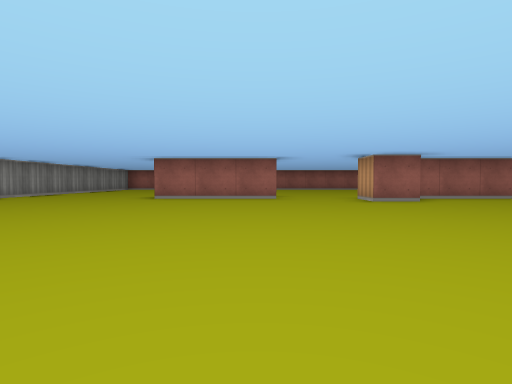
view 1 (above)

14 first-person views from a walk through a cub3D maze. The camera is about half as high as the walls, tilts 2° down and sees 80° across. The floor is counted in squares. Each view is taken from the middle of a square. On the plan, view 1 faces up. The plan holds only what a view shows up to about 9 squares ahead; the rest is blank. The place goes on beyond the plan.

view 2
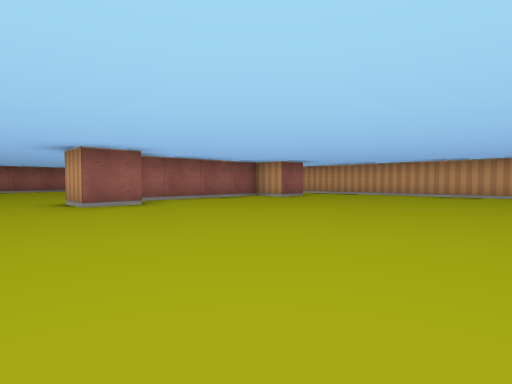

view 3
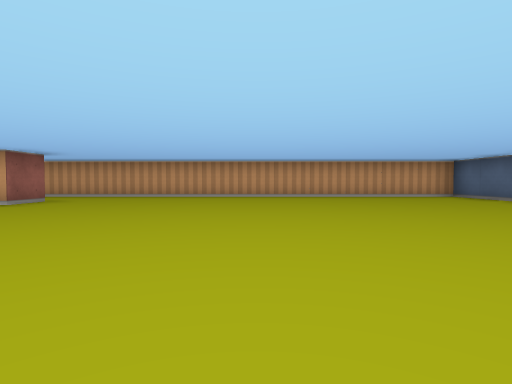

view 4
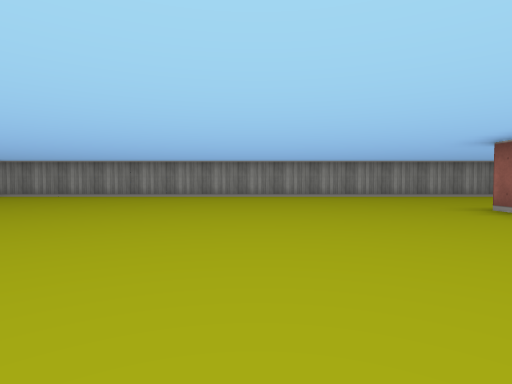

view 5
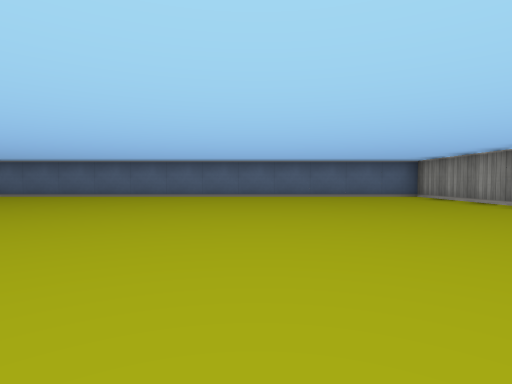

view 6
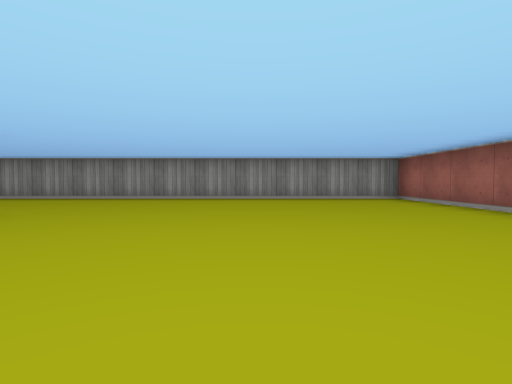

view 7
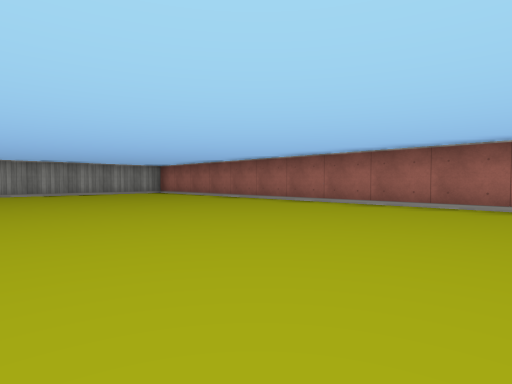

view 8
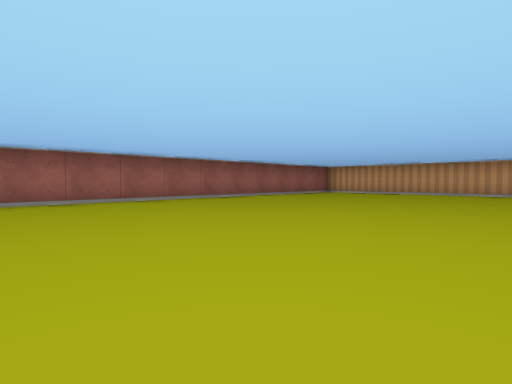

view 9
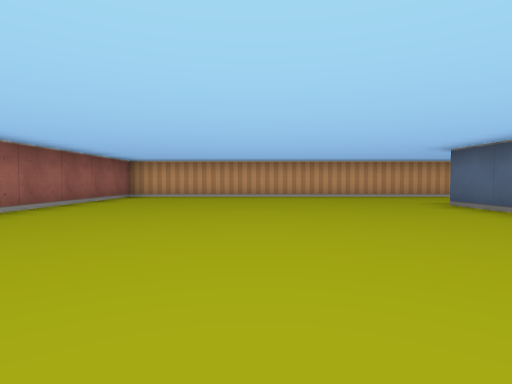

view 10
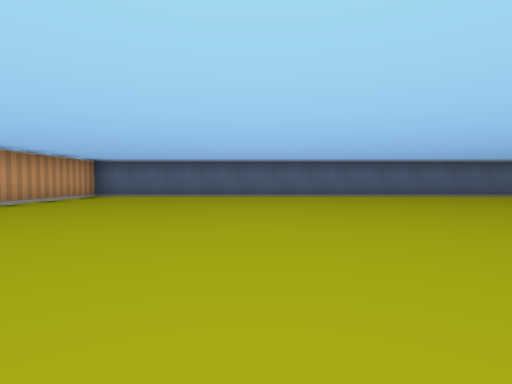

view 11
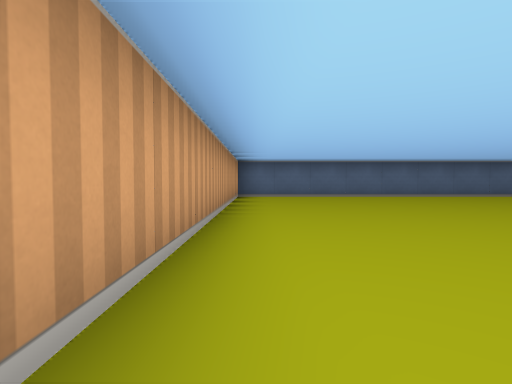

view 12
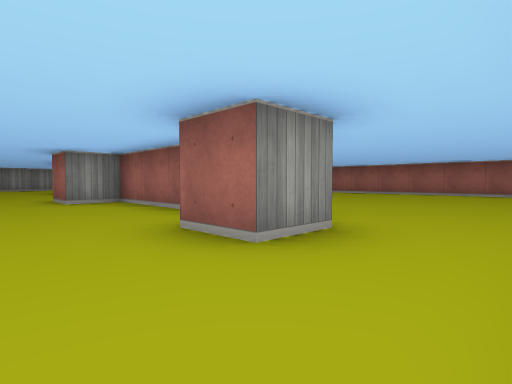

view 13
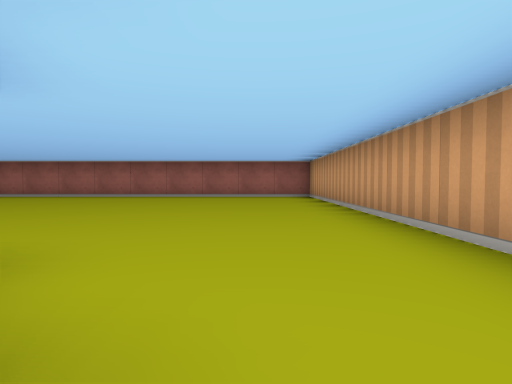

view 14
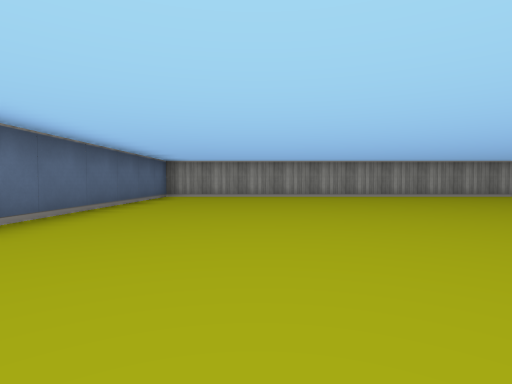

### Floor plan
Points are (right, up) in squares from view 1. A wall is a line through its corners. A room is listed if a view was taken in it or the views show most of it. See-through windows are left out.
Room 1 (views 1, 2, 3, 4, 5, 6, 7, 8, 9, 10, 11, 12, 13, 14)
walls: (0.6, 7.5) (-2.5, 7.5); (6.1, 8.5) (7.5, 8.5); (7.2, 7.5) (3.5, 7.5) (3.5, 6.5) (2.5, 6.5) (2.5, 7.5); (8.5, 7.6) (8.5, 6.5) (7.5, 6.5) (7.5, 7.2); (-6.5, -3.5) (10.5, -3.5) (10.5, 15.5) (-6.5, 15.5) (-6.5, -3.5)

Where each view was taken, in squares from view 1:
view 1: 0 up, 0 right, facing up
view 2: 1 up, 1 right, facing up-right
view 3: 2 up, 2 right, facing right
view 4: 4 up, 2 right, facing left
view 5: 5 up, 2 left, facing down
view 6: 12 up, 1 right, facing left
view 7: 10 up, 4 right, facing up-left
view 8: 9 up, 0 right, facing up-right
view 9: 12 up, 2 right, facing right
view 10: 5 up, 6 right, facing down
view 11: 5 up, 10 right, facing down
view 12: 5 up, 10 right, facing up-left
view 13: 7 up, 9 right, facing up
view 14: 1 down, 2 right, facing left
